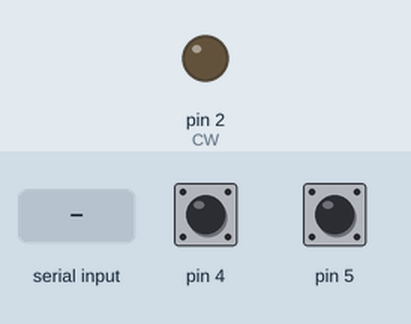
The sketch below on a simulated Arduino Uno, built with avr-gcc and run on an emulated ATmega328P. Shown: output pins drawn as LEDs (lit = HIGH). Inputs (shaded band) come from the test bench; at power-on: pin 4 HIGH, pin 5 HIGH.

Above: at 1.2 s.
1.3 s: "1\n" received over Serial
At 1.6 s:
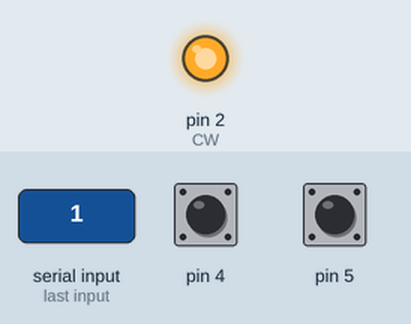
4.4 s: "2\n" received over Serial
At 5.2 s:
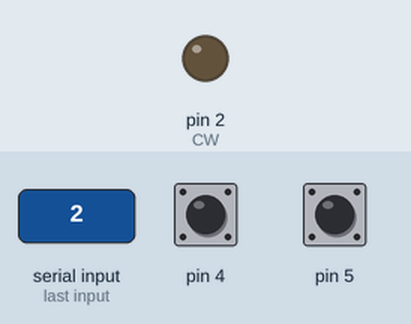
Timing chart, 0 to 7.4 s (numbered marks = the images above; inputs shaded):
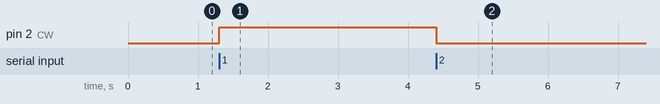

Measured:
- after the input at 1.3 s, pin 2 (CW): LOW → HIGH at once
- after the input at 4.4 s, pin 2 (CW): HIGH → LOW at once

The sketch:

EXPOFORUM.ino
```cpp
#include "GyverButton.h"

#define BTN1 4      // кнопка подключена сюда (PIN --- КНОПКА --- GND)
#define BTN2 5          // кнопка подключена сюда (PIN --- КНОПКА --- GND)
#define CW 2
int RelayMode = 0;

GButton butt1(BTN1);
GButton butt2(BTN2);

void setup() {
  Serial.begin(9600);
  butt1.setTickMode(AUTO);
  butt2.setTickMode(AUTO);
  pinMode(CW, OUTPUT);
}

void loop() {
  if (butt1.isClick()) Serial.println("1");
  if (butt2.isClick()) Serial.println("2");
  if (Serial.available() > 0) {
    RelayMode = Serial.parseInt();
    switch (RelayMode) {
      case 1: digitalWrite(CW, HIGH); break;
      case 2: digitalWrite(CW, LOW); break;
      default: break;
  }
  }
}
```
